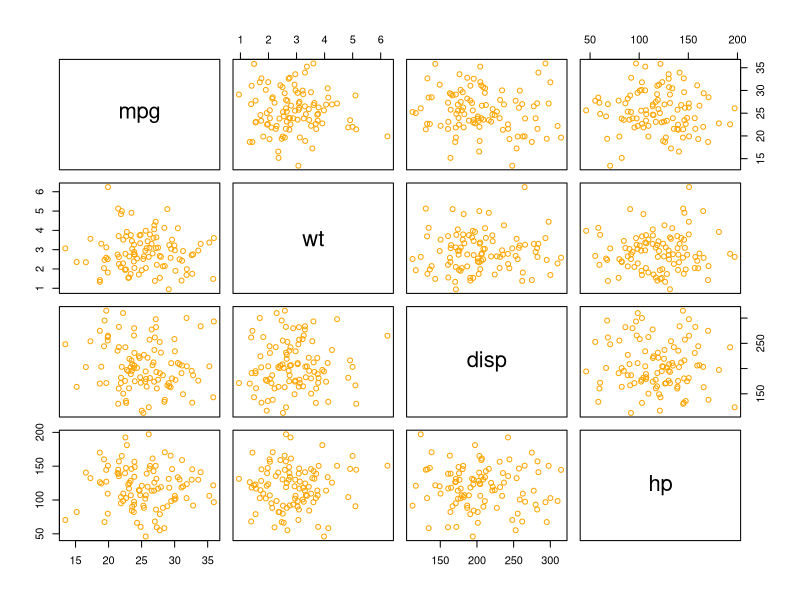
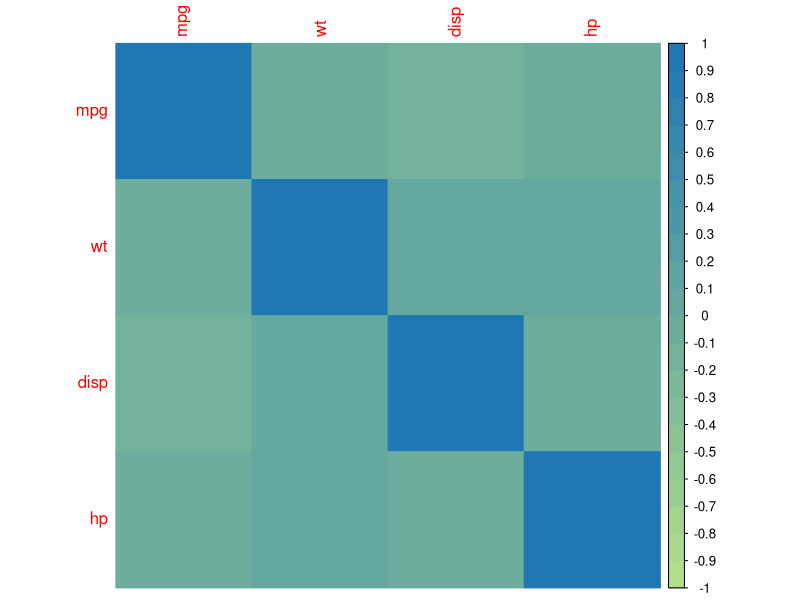
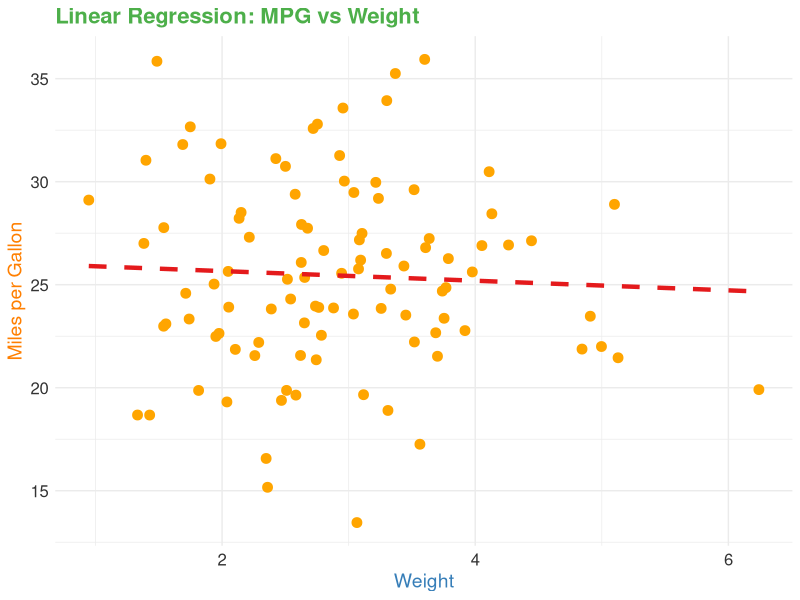

Recreate these plots in R, in order.
## ---- chunk 1
# Load necessary libraries
library(ggplot2)
library(corrplot)
library(caret)
library(Metrics)

# Create a dataframe with random values
set.seed(123)
n <- 100
random_df <- data.frame(
  mpg = rnorm(n, mean = 25, sd = 5),
  wt = rnorm(n, mean = 3, sd = 1),
  disp = rnorm(n, mean = 200, sd = 50),
  hp = rnorm(n, mean = 120, sd = 30)
)

# EDA: Summary statistics and structure of the dataset
summary(random_df)
str(random_df)


# Scatter plots for selected relationships
pairs(random_df, col = "#FFA500")

# Correlation matrix visualization
correlation_matrix <- cor(random_df)
corrplot(correlation_matrix, method = "color", col = colorRampPalette(c("#B2DF8A", "#1F78B4"))(20))

# Linear Regression Model
# Assume mpg as the dependent variable and wt as the independent variable
model <- lm(mpg ~ wt, data = random_df)

# Model summary
summary(model)

# Predictions
predictions <- predict(model, random_df)

# Model evaluation
rmse_value <- rmse(predictions, random_df$mpg)
cat("Root Mean Squared Error (RMSE):", rmse_value, "\n")

# Visualization of the linear regression line
ggplot(random_df, aes(x = wt, y = mpg)) +
  geom_point(color = "#FFA500", size = 3) +
  geom_smooth(method = "lm", se = FALSE, color = "#E41A1C", linetype = "dashed", size = 1.5) +
  labs(title = "Linear Regression: MPG vs Weight",
       x = "Weight", y = "Miles per Gallon") +
  theme_minimal() +
  theme(plot.title = element_text(color = "#4DAF4A", size = 16, face = "bold"),
        axis.title.x = element_text(color = "#377EB8", size = 14),
        axis.title.y = element_text(color = "#FF7F00", size = 14),
        axis.text = element_text(color = "#333333", size = 12),
        legend.position = "none")
